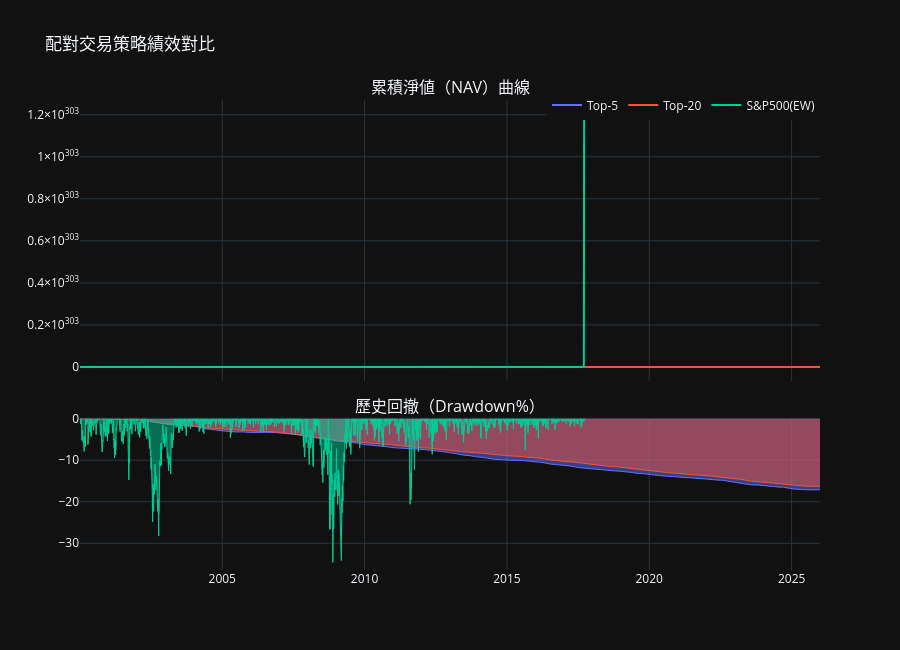

This figure's notebook cell:
### Markdown cell above
### 累積 NAV 曲線與回撤圖

### Code cell
COLORS = px.colors.qualitative.Plotly
fig_p = make_subplots(rows=2,cols=1,shared_xaxes=True,
    row_heights=[0.65,0.35],
    subplot_titles=['累積淨値（NAV）曲線','歷史回撤（Drawdown%）'],
    vertical_spacing=0.08)
for i,(lbl,ret) in enumerate(strat_ret.items()):
    r=ret.dropna(); nav=(1+r).cumprod()
    dd=((nav-nav.cummax())/nav.cummax())*100
    c=COLORS[i%len(COLORS)]
    fig_p.add_trace(go.Scatter(x=nav.index,y=nav.values,name=lbl,
        line=dict(color=c,width=2),
        hovertemplate=f'%{{x|%Y-%m-%d}}<br>NAV:%{{y:.4f}}<extra>{lbl}</extra>'),row=1,col=1)
    fig_p.add_trace(go.Scatter(x=dd.index,y=dd.values,name=lbl,showlegend=False,
        fill='tozeroy',line=dict(color=c,width=1),
        hovertemplate=f'%{{x|%Y-%m-%d}}<br>DD:%{{y:.2f}}%<extra>{lbl}</extra>'),row=2,col=1)
fig_p.update_layout(title='配對交易策略績效對比',height=650,template='plotly_dark',
    hovermode='x unified',legend=dict(orientation='h',y=1.02,x=1,xanchor='right'))
fig_p.show()

### Figure 1 — Plotly figure (JSON) as saved in the notebook; plotly's stock layout.template omitted (floating-point values rounded to 4 significant figures; data arrays with more than 128 entries replaced by an {"elided": "..."} marker saying what was removed)
{"data": [{"hovertemplate": "%{x|%Y-%m-%d}<br>NAV:%{y:.4f}<extra>Top-5</extra>", "line": {"color": "#636EFA", "width": 2}, "name": "Top-5", "type": "scatter", "x": {"elided": "6539 str values"}, "xaxis": "x", "y": {"elided": "6539 float values"}, "yaxis": "y"}, {"fill": "tozeroy", "hovertemplate": "%{x|%Y-%m-%d}<br>DD:%{y:.2f}%<extra>Top-5</extra>", "line": {"color": "#636EFA", "width": 1}, "name": "Top-5", "showlegend": false, "type": "scatter", "x": {"elided": "6539 str values"}, "xaxis": "x2", "y": {"elided": "6539 float values"}, "yaxis": "y2"}, {"hovertemplate": "%{x|%Y-%m-%d}<br>NAV:%{y:.4f}<extra>Top-20</extra>", "line": {"color": "#EF553B", "width": 2}, "name": "Top-20", "type": "scatter", "x": {"elided": "6539 str values"}, "xaxis": "x", "y": {"elided": "6539 float values"}, "yaxis": "y"}, {"fill": "tozeroy", "hovertemplate": "%{x|%Y-%m-%d}<br>DD:%{y:.2f}%<extra>Top-20</extra>", "line": {"color": "#EF553B", "width": 1}, "name": "Top-20", "showlegend": false, "type": "scatter", "x": {"elided": "6539 str values"}, "xaxis": "x2", "y": {"elided": "6539 float values"}, "yaxis": "y2"}, {"hovertemplate": "%{x|%Y-%m-%d}<br>NAV:%{y:.4f}<extra>S&P500(EW)</extra>", "line": {"color": "#00CC96", "width": 2}, "name": "S&P500(EW)", "type": "scatter", "x": {"elided": "6538 str values"}, "xaxis": "x", "y": {"elided": "6538 float values"}, "yaxis": "y"}, {"fill": "tozeroy", "hovertemplate": "%{x|%Y-%m-%d}<br>DD:%{y:.2f}%<extra>S&P500(EW)</extra>", "line": {"color": "#00CC96", "width": 1}, "name": "S&P500(EW)", "showlegend": false, "type": "scatter", "x": {"elided": "6538 str values"}, "xaxis": "x2", "y": {"elided": "6538 float values"}, "yaxis": "y2"}], "layout": {"annotations": [{"font": {"size": 16}, "showarrow": false, "text": "累積淨値（NAV）曲線", "x": 0.5, "xanchor": "center", "xref": "paper", "y": 1, "yanchor": "bottom", "yref": "paper"}, {"font": {"size": 16}, "showarrow": false, "text": "歷史回撤（Drawdown%）", "x": 0.5, "xanchor": "center", "xref": "paper", "y": 0.322, "yanchor": "bottom", "yref": "paper"}], "height": 650, "hovermode": "x unified", "legend": {"orientation": "h", "x": 1, "xanchor": "right", "y": 1.02}, "title": {"text": "配對交易策略績效對比"}, "xaxis": {"anchor": "y", "domain": [0, 1], "matches": "x2", "showticklabels": false}, "xaxis2": {"anchor": "y2", "domain": [0, 1]}, "yaxis": {"anchor": "x", "domain": [0.402, 1]}, "yaxis2": {"anchor": "x2", "domain": [0, 0.322]}}}
